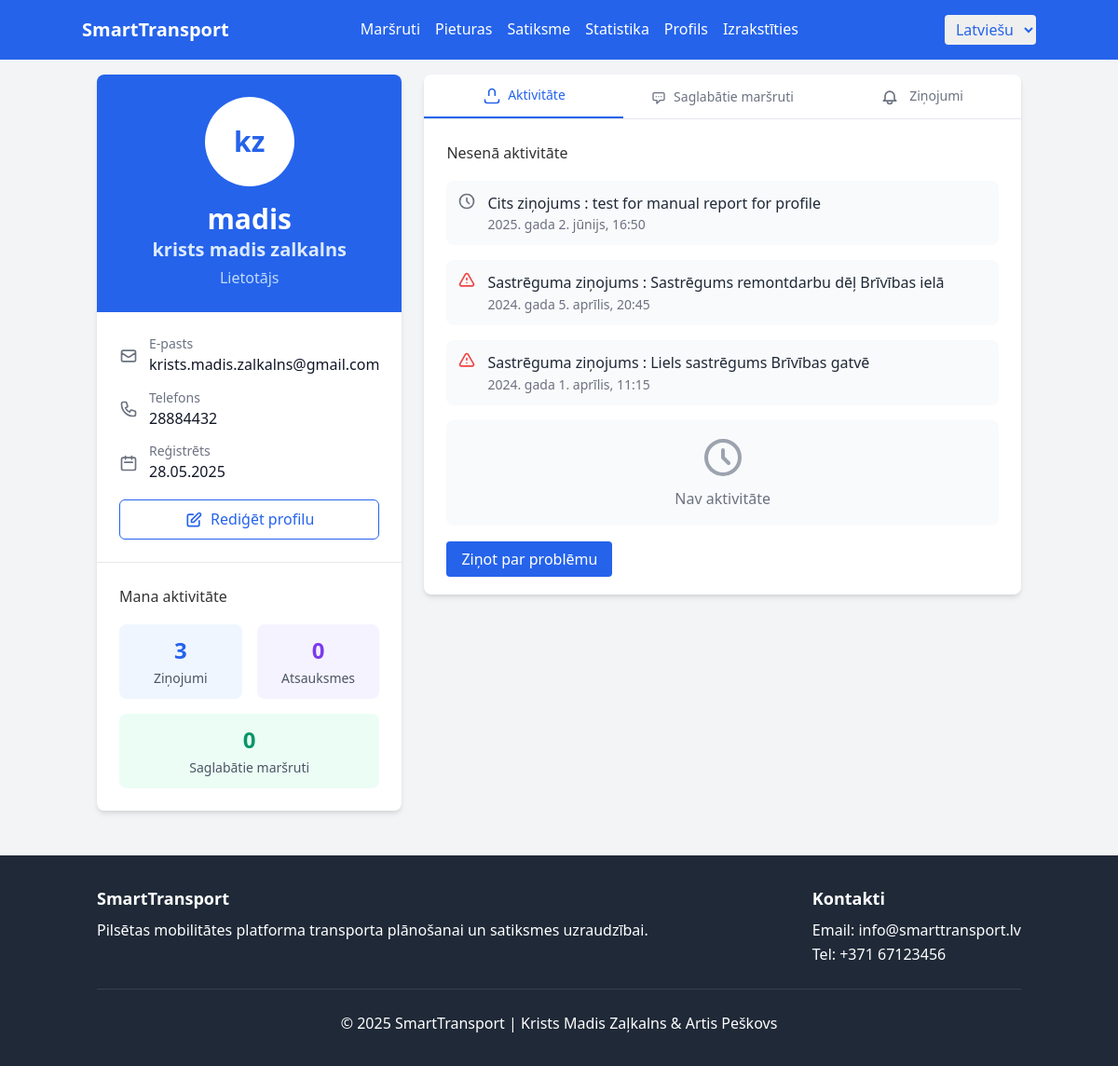
Before: /lv/users/profile/ (signed in) with the older database file.
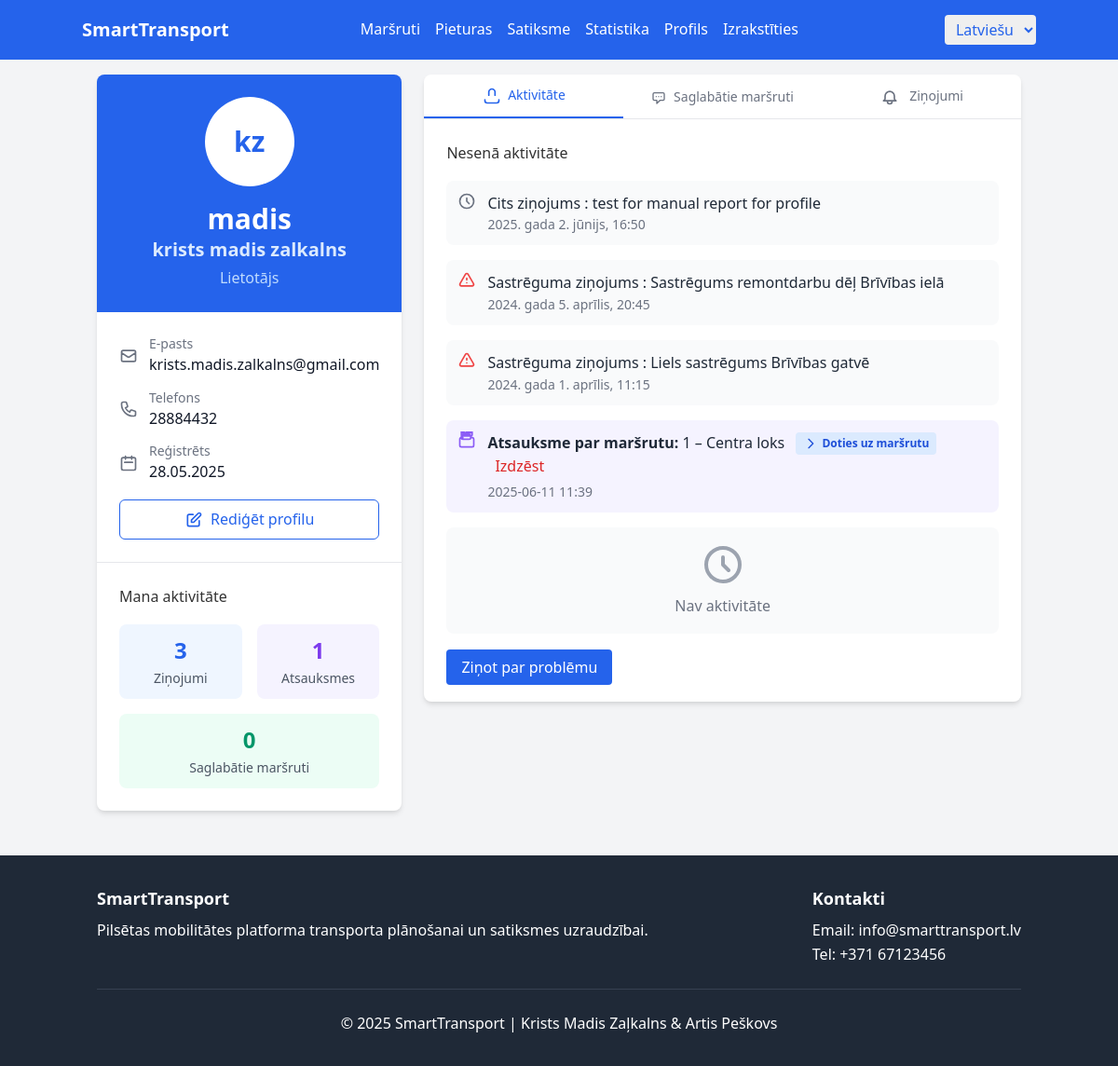
After: the same page with the newer database file.
### transport/models.py (models this page shows, shortened)
class LietotajaZinojums(models.Model):
    zinojums_id = models.AutoField(primary_key=True)
    lietotajs = models.ForeignKey(User, on_delete=models.CASCADE, verbose_name=_('User'))
    tips = models.CharField(_('Type'), max_length=100,
                            choices=[
                                ('sastregums', _('Congestion')),
                                ('transporta_noslogojums', _('Vehicle Congestion')),
                                ('cela_stavoklis', _('Road Condition')),
                                ('pietura_stavoklis', _('Stop Condition')),
                                ('negadijums', _('Accident')),
                                ('cits', _('Other')),
                            ])
    apraksts = models.TextField(_('Description'))
    gps_koordinates = models.CharField(_('GPS Coordinates'), max_length=100, null=True, blank=True)
    laiks = models.DateTimeField(_('Time'))
    marsruts = models.ForeignKey(Marsruts, on_delete=models.SET_NULL, null=True, blank=True,
                                 verbose_name=_('Route'))
    pietura = models.ForeignKey(Pietura, on_delete=models.SET_NULL, null=True, blank=True,
                                verbose_name=_('Stop'))
    transp = models.ForeignKey(Transportlidzeklis, on_delete=models.SET_NULL, null=True, blank=True,
                               verbose_name=_('Vehicle'))
    pasazieru_skaits = models.IntegerField(_('Passenger Count'), null=True, blank=True)
    class Meta:
        verbose_name = _('User Report')
        verbose_name_plural = _('User Reports')

class Atsauksme(models.Model):
    atsauksme_id = models.AutoField(primary_key=True)
    lietotajs = models.ForeignKey(User, on_delete=models.CASCADE, verbose_name=_('User'))
    marsruts = models.ForeignKey(Marsruts, on_delete=models.CASCADE, verbose_name=_('Route'))
    teksts = models.TextField(_('Review Text'))
    laiks = models.DateTimeField(_('Time'), auto_now_add=True)
    novērtējums = models.PositiveSmallIntegerField(_('Rating'), null=True, blank=True)
    class Meta:
        verbose_name = _('Review')
        verbose_name_plural = _('Reviews')
        unique_together = ('lietotajs', 'marsruts')

class Marsruts(models.Model):
    marsruts_id = models.AutoField(primary_key=True)
    numurs = models.CharField(_('Number'), max_length=20)
    nosaukums = models.CharField(_('Name'), max_length=255)
    apraksts = models.TextField(_('Description'), null=True, blank=True)
    pilseta = models.ForeignKey(Pilseta, on_delete=models.CASCADE, verbose_name=_('City'))
    class Meta:
        db_table = 'transport_marsruts'

### users/views.py (the view)
# urls.py: path('profile/', views.user_profile, name='profile'),
@login_required
def user_profile(request):
    reports = LietotajaZinojums.objects.filter(lietotajs=request.user).order_by('-laiks')
    review_count = Atsauksme.objects.filter(lietotajs=request.user).count()
    user_reviews = Atsauksme.objects.filter(lietotajs=request.user).order_by('-laiks')
    saved_routes = FavoriteRoute.objects.filter(user=request.user).select_related('route')
    context = {
        'user': request.user,
        'reports': reports,
        'review_count': review_count,
        'user_reviews': user_reviews,
        'saved_routes': saved_routes,
    }
    return render(request, 'users/profile.html', context)

### templates/users/profile.html (shortened to what the changed rows need)
{% extends 'base.html' %}
{% load i18n %}
{% block content %}
<div class="flex flex-col md:flex-row gap-6">
    <div class="md:w-1/3">
        <div class="bg-white rounded-lg shadow-md overflow-hidden">
            <div class="border-t border-gray-200 p-6">
                <div class="grid grid-cols-2 gap-4">
                    <div class="p-3 bg-purple-50 rounded-lg text-center">
                        <div class="text-2xl font-bold text-purple-600 mb-1">
                            {{ review_count }}
                        </div>
                        <div class="text-sm text-gray-600">{% trans "Reviews" %}</div>
                    </div>
                </div>
            </div>
        </div>
    </div>
    <div class="md:w-2/3">
        <div class="bg-white rounded-lg shadow-md overflow-hidden mb-6">
            <div class="tab-content" id="tab-activity">
                <div class="p-6">
                    <div class="space-y-4">
                        {% for report in reports %}
                        <div class="flex items-start p-3 bg-gray-50 rounded-lg">
                            <div class="mr-3">
                                {% if report.tips == 'sastregums' %}
                                <svg xmlns="http://www.w3.org/2000/svg" class="h-5 w-5 text-red-500" fill="none" viewBox="0 0 24 24" stroke="currentColor">
                                    <path stroke-linecap="round" stroke-linejoin="round" stroke-width="2" d="M12 9v2m0 4h.01m-6.938 4h13.856c1.54 0 2.502-1.667 1.732-3L13.732 4c-.77-1.333-2.694-1.333-3.464 0L3.34 16c-.77 1.333.192 3 1.732 3z" />
                                </svg>
                                {% elif report.tips == 'cela_stavoklis' or report.tips == 'pietura_stavoklis' %}
                                <svg xmlns="http://www.w3.org/2000/svg" class="h-5 w-5 text-blue-500" fill="none" viewBox="0 0 24 24" stroke="currentColor">
                                    <path stroke-linecap="round" stroke-linejoin="round" stroke-width="2" d="M13 16h-1v-4h-1m1-4h.01M21 12a9 9 0 11-18 0 9 9 0 0118 0z" />
                                </svg>
                                {% else %}
                                <svg xmlns="http://www.w3.org/2000/svg" class="h-5 w-5 text-gray-500" fill="none" viewBox="0 0 24 24" stroke="currentColor">
                                    <path stroke-linecap="round" stroke-linejoin="round" stroke-width="2" d="M12 8v4l3 3m6-3a9 9 0 11-18 0 9 9 0 0118 0z" />
                                </svg>
                                {% endif %}
                            </div>
                            <div class="flex-1">
                                <p class="text-gray-800">
                                    {% if report.tips == 'sastregums' %}
                                    {% trans "Congestion report" %}
                                    {% elif report.tips == 'transporta_noslogojums' %}
                                    {% trans "Vehicle congestion report" %}
                                    {% elif report.tips == 'cela_stavoklis' %}
                                    {% trans "Road condition report" %}
                                    {% elif report.tips == 'pietura_stavoklis' %}
                                    {% trans "Stop condition report" %}
                                    {% elif report.tips == 'negadijums' %}
                                    {% trans "Accident report" %}
                                    {% else %}
                                    {% trans "Other report" %}
                                    {% endif %}
                                    : {{ report.apraksts }}
                                </p>
                                <p class="text-sm text-gray-500">{{ report.laiks }}</p>
                            </div>
                        </div>
                        {% endfor %}
                        {% for review in user_reviews %}
                        <div class="flex items-start p-3 bg-purple-50 rounded-lg">
                            <div class="mr-3">
                            </div>
                            <div class="flex-1">
                                <p class="text-gray-800">
                                    <span class="font-semibold">{% trans "Review for route" %}:</span>
                                    {{ review.marsruts.numurs }} – {{ review.marsruts.nosaukums }}
                                    <a href="{% url 'transport:route_details' review.marsruts.pk %}" class="inline-flex items-center px-2 py-1 ml-2 text-xs font-semibold bg-blue-100 text-blue-700 rounded hover:bg-blue-200 transition" style="vertical-align:middle;">
                                        <svg xmlns="http://www.w3.org/2000/svg" class="h-4 w-4 mr-1" fill="none" viewBox="0 0 24 24" stroke="currentColor">
                                            <path stroke-linecap="round" stroke-linejoin="round" stroke-width="2" d="M9 5l7 7-7 7" />
                                        </svg>
                                        {% trans "Go to route" %}
                                    </a>
                                    {% if user.is_authenticated and review.lietotajs == user %}
                                    <form method="post" action="{% url 'transport:delete_atsauksme' review.pk %}" style="display:inline">
                                        <button type="submit" class="text-red-600 hover:underline ml-2">{% trans "Delete" %}</button>
                                    </form>
                                    {% elif user.is_authenticated and user.is_superuser %}
                                    <form method="post" action="{% url 'transport:delete_atsauksme' review.pk %}" style="display:inline">
                                        {% csrf_token %}
                                        <input type="hidden" name="next" value="{{ request.get_full_path }}">
                                        <button type="submit" class="text-red-600 hover:underline ml-2">{% trans "Delete" %}</button>
                                    </form>
                                    {% elif user.is_authenticated and user.loma == 'administrators' %}
                                    <form method="post" action="{% url 'transport:delete_atsauksme' review.pk %}" style="display:inline">
                                        {% csrf_token %}
                                        <input type="hidden" name="next" value="{{ request.get_full_path }}">
                                        <button type="submit" class="text-red-600 hover:underline ml-2">{% trans "Delete" %}</button>
                                    </form>
                                    {% endif %}
                                </p>
                                <p class="text-sm text-gray-500 mt-1">{{ review.laiks|date:"Y-m-d H:i" }}</p>
                            </div>
                        </div>
                        {% endfor %}
                    </div>
                </div>
            </div>
        </div>
    </div>
</div>
{% endblock %}

Changed rows visible on the page:
added Atsauksme: marsruts.numurs "1", marsruts.nosaukums "Centra loks", laiks "2025-06-11 11:39"
Other visible differences:
{{ review_count }}: "0" → "1"
